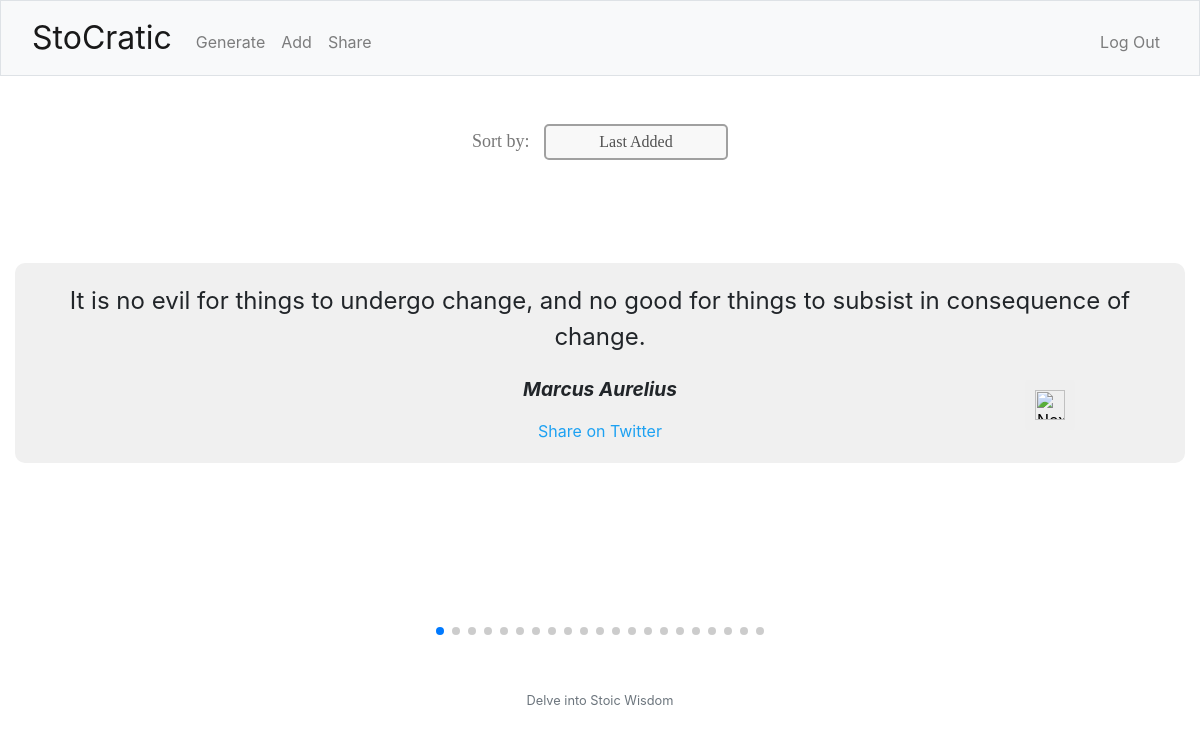
Page /share (signed in) on the committed database.
### tables this page shows
CREATE TABLE quotes (
            id INTEGER PRIMARY KEY,
            quote_text TEXT NOT NULL,
            author TEXT NOT NULL,
            user_id INTEGER,
            FOREIGN KEY(user_id) REFERENCES users(id)
        );

### app.py (the view)
@app.route('/share')
@login_required
def share():
    sort_method = request.args.get('sort', 'last_added')
    quotes = get_sorted_quotes(sort_method)
    return render_template('share.html', quotes=quotes, current_sort_method=sort_method)

### app.py (called while the page is built)
@app.after_request
def after_request(response):
    response.headers["Cache-Control"] = "no-cache, no-store, must-revalidate"
    response.headers["Expires"] = 0
    response.headers["Pragma"] = "no-cache"
    return response

### helpers.py (called while the page is built)
def login_required(f):
    @wraps(f)
    def decorated_function(*args, **kwargs):
        if session.get("user_id") is None:
            return redirect("/login")
        return f(*args, **kwargs)
    return decorated_function

### templates/share.html (shortened to what this page needs)
<link rel="stylesheet" href="https://unpkg.com/swiper/swiper-bundle.min.css" />
{% extends "layout.html" %}
{% block main %}
    <div class="sort-menu">
        <label for="sort-select" class="sort-label">Sort by:</label>
        <select id="sort-select" onchange="sortFlashcards()">
            <option value="last_added" {% if current_sort_method == 'last_added' %}selected{% endif %}>Last Added</option>
        </select>
    </div>
    <div class="swiper mySwiper">
        <div class="swiper-wrapper">
            {% for quote in quotes %}
            <div class="swiper-slide">
                <div class="flashcard">
                    <div class="quote-content">{{ quote[0] }}</div>
                    <div class="quote-author">{{ quote[1] }}</div>
                    <a href="https://twitter.com/intent/tweet?text={{ (quote[0] + '  - ' + quote[1]) | urlencode }}" target="_blank" class="share-twitter">Share on Twitter</a>
                </div>
            </div>
        {% endfor %}
        </div>
        <div class="swiper-pagination"></div>
    </div>
    <button id="nextButton">
        <img src="/static/right-arrow.png" alt="Next">
    </button>
{% endblock %}

### static/styles.css (style rules this page uses)
.quote-author { font-size: 20px; margin-top: 20px; font-weight: bold; }
.flashcard { padding: 20px; background-color: #f0f0f0; border-radius: 10px; text-align: center; }
.quote-content { font-size: 1.5rem; margin-bottom: 10px; }
.quote-author { font-size: 1.2rem; font-style: italic; }
.swiper { width: auto; padding-top: 50px; padding-bottom: 50px; }
.mySwiper { width: auto; height: 60%; margin: auto; }
.swiper-slide { background-position: center; background-size: cover; width: 300px; height: 300px; display: flex; align-items: center; justify-content: center; }
.share-twitter { display: block; color: #1DA1F2; margin-top: 15px; text-decoration: none; }
#prevButton, #nextButton { position: absolute; top: 50%; transform: translateY(-50%); padding: 10px; margin: 5px; border: none; border-radius: 4px; cursor: pointer; z-index: 10; }
#prevButton img, #nextButton img { height: 30px; width: auto; }
#nextButton { right: 10%; }
.swiper-wrapper { transition: opacity 0.5s ease-in-out; }
.swiper-slide { opacity: 0; transition: opacity 1s ease-in; }
.sort-label { margin-right: 10px; font-size: 18px; color: #787878; font-family: 'Garamond', serif; }
#sort-select { font-size: 16px; color: #505050; background-color: #f8f8f8; border: 2px solid #a0a0a0; border-radius: 5px; padding: 4px 6px; font-family: 'Times New Roman', serif; appearance: none; cursor: pointer; text-align-last: center; }

### rows in the picture
quotes: quote_text "It is no evil for things to undergo change, and no good for things to subsist in consequence of change.", author "Marcus Aurelius"
